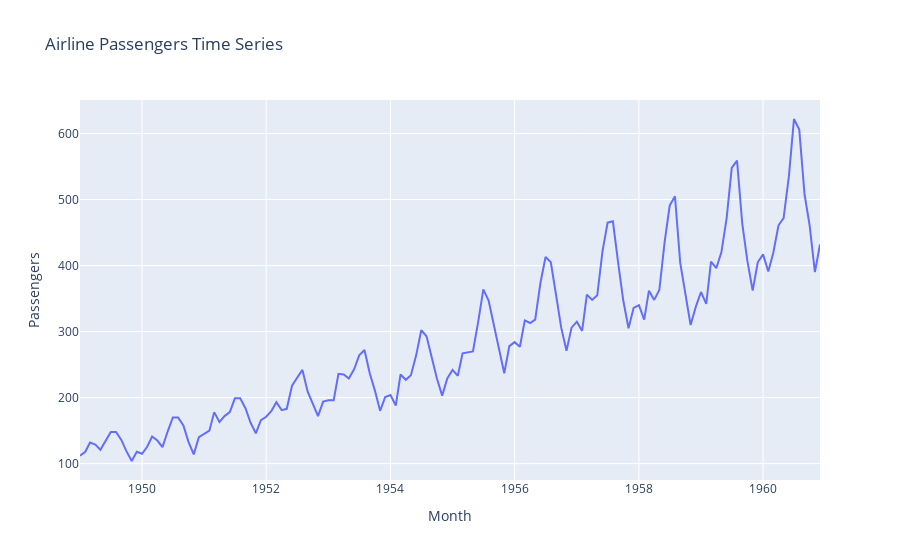
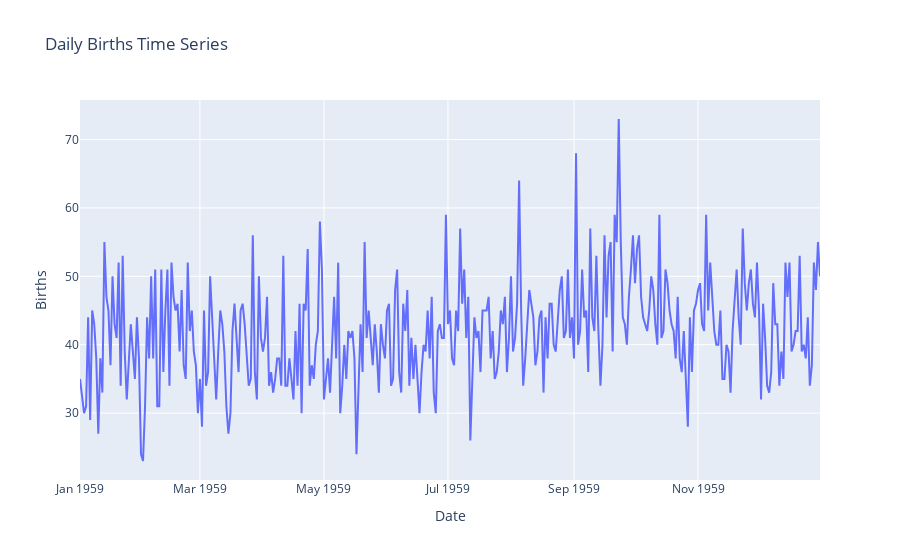

These figures' notebook cell, in order:
### Code cell
# 1. Run Sequence Plot
fig = px.line(airline_data, x='Month', y='Passengers', title='Airline Passengers Time Series')
fig.show()

fig = px.line(birth_data, x='Date', y='Births', title='Daily Births Time Series')
fig.show()

### Figure 1 — Plotly figure (JSON) as saved in the notebook; plotly's stock layout.template omitted (floating-point values rounded to 4 significant figures; data arrays with more than 128 entries replaced by an {"elided": "..."} marker saying what was removed)
{"data": [{"hovertemplate": "Month=%{x}<br>Passengers=%{y}<extra></extra>", "legendgroup": "", "line": {"color": "#636efa", "dash": "solid"}, "marker": {"symbol": "circle"}, "mode": "lines", "name": "", "orientation": "v", "showlegend": false, "type": "scatter", "x": {"elided": "144 str values"}, "xaxis": "x", "y": {"elided": "144 int values"}, "yaxis": "y"}], "layout": {"legend": {"tracegroupgap": 0}, "title": {"text": "Airline Passengers Time Series"}, "xaxis": {"anchor": "y", "domain": [0, 1], "title": {"text": "Month"}}, "yaxis": {"anchor": "x", "domain": [0, 1], "title": {"text": "Passengers"}}}}

### Figure 2 — Plotly figure (JSON) as saved in the notebook; plotly's stock layout.template omitted (floating-point values rounded to 4 significant figures; data arrays with more than 128 entries replaced by an {"elided": "..."} marker saying what was removed)
{"data": [{"hovertemplate": "Date=%{x}<br>Births=%{y}<extra></extra>", "legendgroup": "", "line": {"color": "#636efa", "dash": "solid"}, "marker": {"symbol": "circle"}, "mode": "lines", "name": "", "orientation": "v", "showlegend": false, "type": "scatter", "x": {"elided": "365 str values"}, "xaxis": "x", "y": {"elided": "365 int values"}, "yaxis": "y"}], "layout": {"legend": {"tracegroupgap": 0}, "title": {"text": "Daily Births Time Series"}, "xaxis": {"anchor": "y", "domain": [0, 1], "title": {"text": "Date"}}, "yaxis": {"anchor": "x", "domain": [0, 1], "title": {"text": "Births"}}}}
